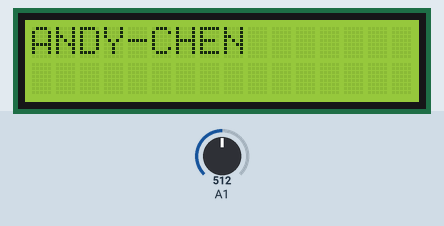
Simulated run of this sketch. Board: Arduino Uno, built with avr-gcc and run on an emulated ATmega328P. Shown: 16×2 character LCD. The test bench sets the inputs (shaded band); at power-on: A1 = 512.

Above: at 0.18 s.
At 5.0 s:
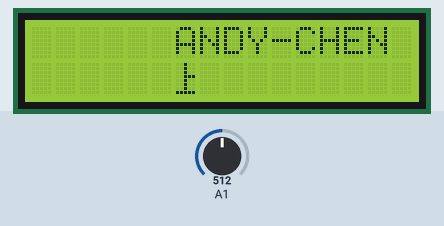
At 10.03 s:
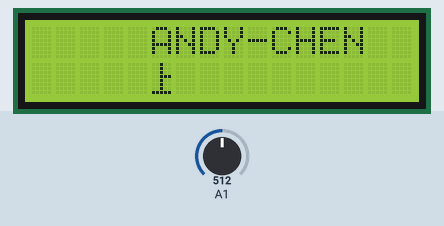
At 19.87 s:
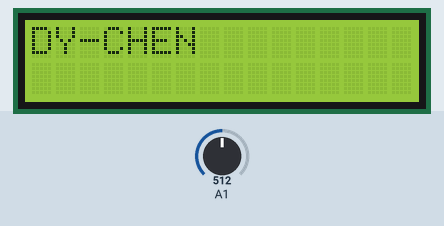
At 29.73 s:
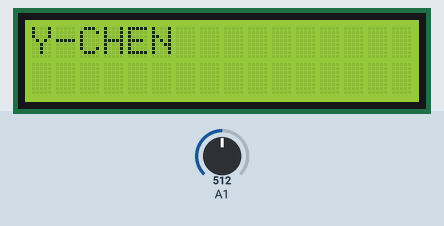
At 39.78 s:
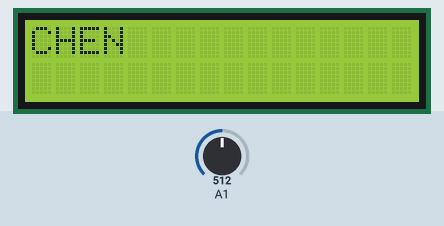

The sketch:

1602LCD.ino
```cpp
#include <LiquidCrystal_PCF8574.h>
#include <Wire.h>
byte k1[8]={0x04,0x04,0x04,0x07,0x04,0x04,0x04,0x1F,};
LiquidCrystal_PCF8574 lcd(0x27);
// set the LCD address to 0x27
int value;
void setup()
{
  lcd.begin(16, 2); // initialize the lcd
  lcd.createChar(0,k1);
  pinMode(A1, INPUT);
} // setup()
void loop(){
    value=analogRead(A1);
    lcd.setBacklight(value);
    lcd.home();
    lcd.setCursor(0, 0);
    lcd.print("ANDY-CHEN");
    lcd.setCursor(0, 1);
    delay(200);
    lcd.write(byte(0));
    lcd.setCursor(8,1);
    for(int i=0;i<8;i++)
    {
      lcd.scrollDisplayLeft();
      delay(200);
    }
    for(int i=0;i<15;i+=2)
    {
      for(int j=0;j<(15-i);j++)
      {
        lcd.scrollDisplayRight();
        delay(200);
      }
       for(int j=0;j<(15-i-1);j++)
      {
        lcd.scrollDisplayLeft();
        delay(200);
      }
    }
    lcd.clear();
    delay(1000);
} // loop()
```
